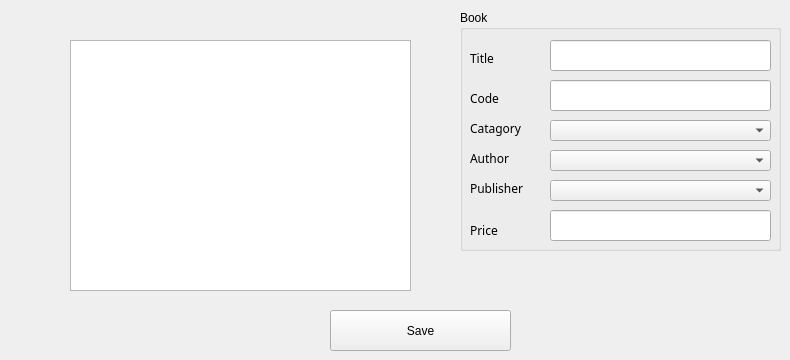
      <widget class="QWidget" name="tab_5">
       <attribute name="title">
        <string>Add New Book</string>
       </attribute>
       <widget class="QPushButton" name="pushButton_add_new_book_save">
        <property name="geometry">
         <rect>
          <x>330</x>
          <y>310</y>
          <width>181</width>
          <height>41</height>
         </rect>
        </property>
        <property name="text">
         <string>Save</string>
        </property>
       </widget>
       <widget class="QGroupBox" name="groupBox">
        <property name="geometry">
         <rect>
          <x>460</x>
          <y>10</y>
          <width>321</width>
          <height>241</height>
         </rect>
        </property>
        <property name="title">
         <string>Book</string>
        </property>
        <widget class="QComboBox" name="comboBox_catagory">
         <property name="geometry">
          <rect>
           <x>90</x>
           <y>110</y>
           <width>221</width>
           <height>21</height>
          </rect>
         </property>
        </widget>
        <widget class="QLineEdit" name="lineEdit_price">
         <property name="geometry">
          <rect>
           <x>90</x>
           <y>200</y>
           <width>221</width>
           <height>31</height>
          </rect>
         </property>
        </widget>
        <widget class="QComboBox" name="comboBox_publisher">
         <property name="geometry">
          <rect>
           <x>90</x>
           <y>170</y>
           <width>221</width>
           <height>21</height>
          </rect>
         </property>
        </widget>
        <widget class="QLabel" name="label_5">
         <property name="geometry">
          <rect>
           <x>10</x>
           <y>210</y>
           <width>81</width>
           <height>20</height>
          </rect>
         </property>
         <property name="font">
          <font>
           <family>Abyssinica SIL</family>
          </font>
         </property>
         <property name="text">
          <string>Price</string>
         </property>
        </widget>
        <widget class="QLabel" name="label_7">
         <property name="geometry">
          <rect>
           <x>10</x>
           <y>140</y>
           <width>81</width>
           <height>16</height>
          </rect>
         </property>
         <property name="font">
          <font>
           <family>Abyssinica SIL</family>
          </font>
         </property>
         <property name="text">
          <string>Author</string>
         </property>
        </widget>
        <widget class="QLineEdit" name="lineEdit_code">
         <property name="geometry">
          <rect>
           <x>90</x>
           <y>70</y>
           <width>221</width>
           <height>31</height>
          </rect>
         </property>
        </widget>
        <widget class="QComboBox" name="comboBox_author">
         <property name="geometry">
          <rect>
           <x>90</x>
           <y>140</y>
           <width>221</width>
           <height>21</height>
          </rect>
         </property>
        </widget>
        <widget class="QLabel" name="label_6">
         <property name="geometry">
          <rect>
           <x>10</x>
           <y>110</y>
           <width>81</width>
           <height>16</height>
          </rect>
         </property>
         <property name="font">
          <font>
           <family>Abyssinica SIL</family>
          </font>
         </property>
         <property name="text">
          <string>Catagory</string>
         </property>
        </widget>
        <widget class="QLabel" name="label_8">
         <property name="geometry">
          <rect>
           <x>10</x>
           <y>170</y>
           <width>81</width>
           <height>16</height>
          </rect>
         </property>
         <property name="font">
          <font>
           <family>Abyssinica SIL</family>
          </font>
         </property>
         <property name="text">
          <string>Publisher</string>
         </property>
        </widget>
        <widget class="QLabel" name="label_4">
         <property name="geometry">
          <rect>
           <x>10</x>
           <y>80</y>
           <width>81</width>
           <height>16</height>
          </rect>
         </property>
         <property name="font">
          <font>
           <family>Abyssinica SIL</family>
          </font>
         </property>
         <property name="text">
          <string>Code</string>
         </property>
        </widget>
        <widget class="QLineEdit" name="lineEdit_title">
         <property name="geometry">
          <rect>
           <x>90</x>
           <y>30</y>
           <width>221</width>
           <height>31</height>
          </rect>
         </property>
        </widget>
        <widget class="QLabel" name="label_3">
         <property name="geometry">
          <rect>
           <x>10</x>
           <y>40</y>
           <width>81</width>
           <height>16</height>
          </rect>
         </property>
         <property name="font">
          <font>
           <family>Abyssinica SIL</family>
          </font>
         </property>
         <property name="text">
          <string>Title</string>
         </property>
        </widget>
       </widget>
       <widget class="QTextEdit" name="textEdit_add_new_book">
        <property name="geometry">
         <rect>
          <x>70</x>
          <y>40</y>
          <width>341</width>
          <height>251</height>
         </rect>
        </property>
       </widget>
      </widget>
